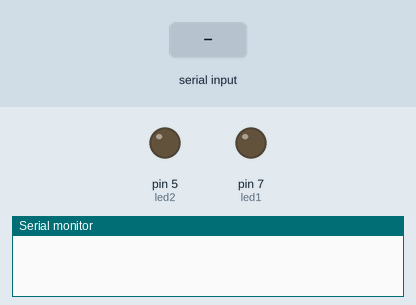
A sketch run on a simulated Arduino Uno, built with avr-gcc and run on an emulated ATmega328P. Shown: output pins drawn as LEDs (lit = HIGH), the last lines printed to the serial monitor. Inputs (shaded band) come from the test bench.

Above: at 1.2 s.
1.3 s: "P" received over Serial
At 1.8 s:
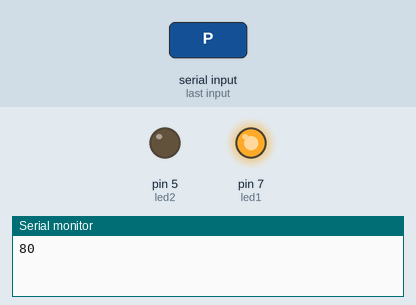
2.8 s: "N" received over Serial
At 4.2 s:
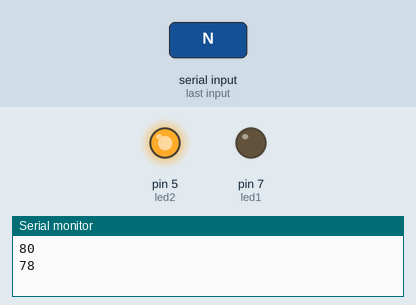
Timing chart, 0 to 5.8 s (numbered marks = the images above; inputs shaded):
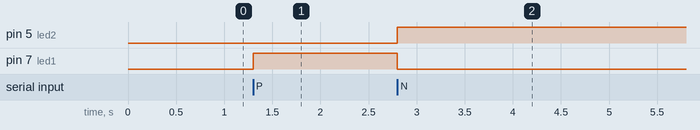

The sketch:

arduino_code.ino
```cpp
int led1 =7;
int led2 =5;
int option;

void setup(){
  Serial.begin(9600);
  pinMode(led1, OUTPUT);
  pinMode(led2, OUTPUT);
 }

void loop (){
  if (Serial.available()>0){
    option = Serial.read();
    Serial.println(option);
    if (option == 'P'){
      digitalWrite(led1, HIGH);
      digitalWrite(led2, LOW);
    }
    if (option == 'N'){
      digitalWrite(led1, LOW);
      digitalWrite(led2, HIGH);
    }
  }
}
```

Measured:
- after the input at 1.3 s, pin 7 (led1): LOW → HIGH at once
- after the input at 2.8 s, pin 5 (led2): LOW → HIGH at once; pin 7 (led1): HIGH → LOW at once
